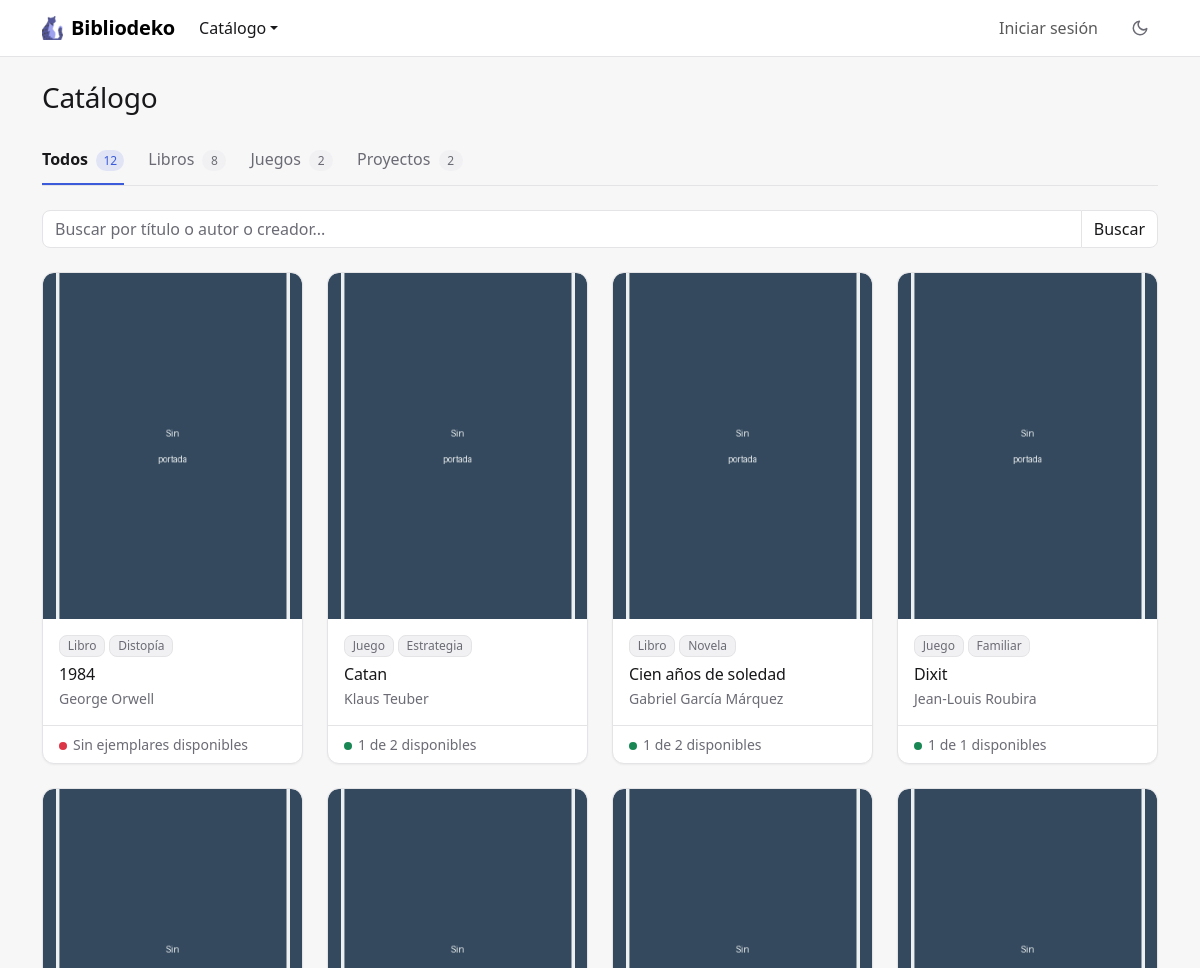
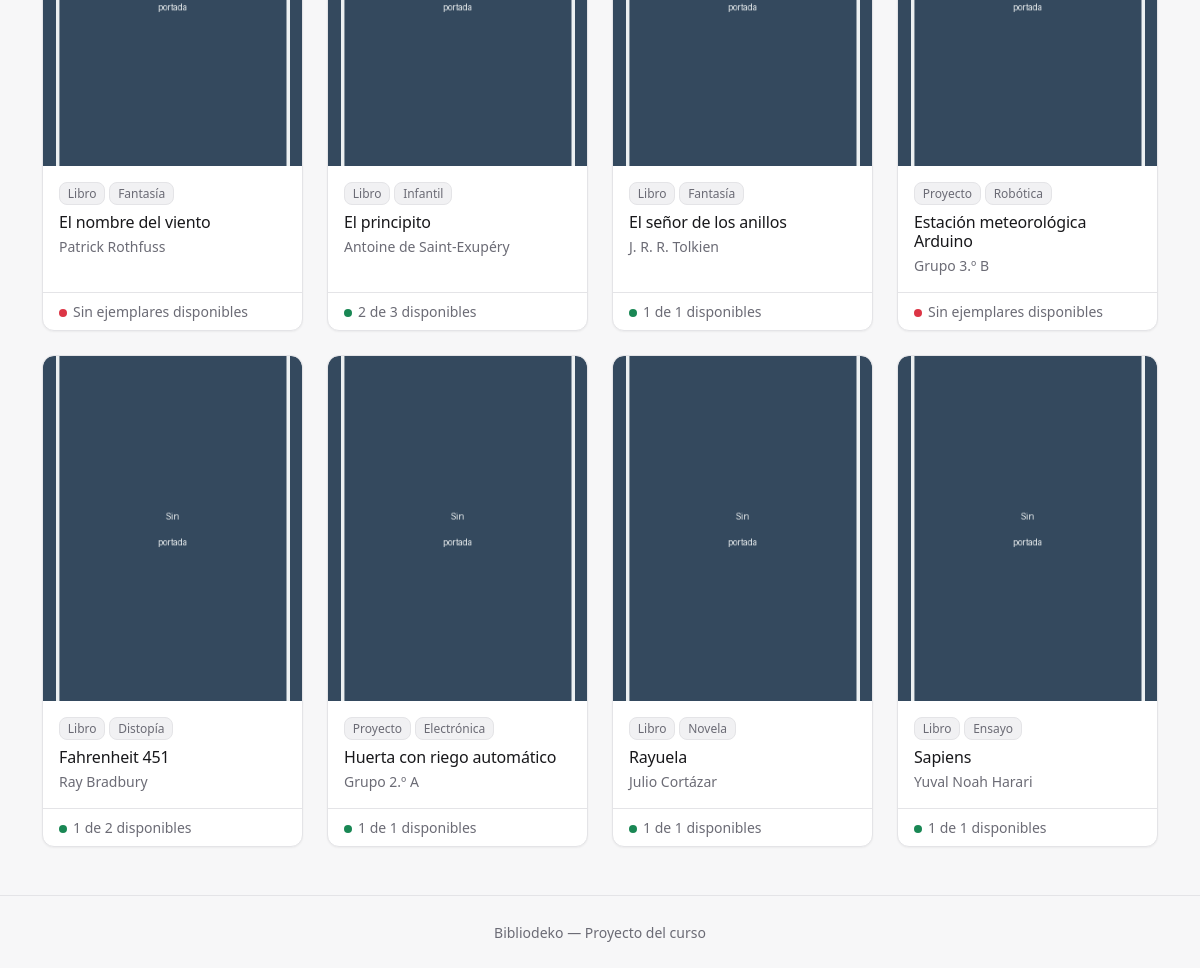
The page / on the database its author committed (2 pictures, top to bottom).
### tables this page shows
CREATE TABLE IF NOT EXISTS items (
    id        INT AUTO_INCREMENT PRIMARY KEY,
    tipo      ENUM('libro', 'juego', 'proyecto') NOT NULL DEFAULT 'libro',
    titulo    VARCHAR(150) NOT NULL,
    autor     VARCHAR(100) NOT NULL,
    categoria VARCHAR(50)  NULL,
    stock     INT UNSIGNED NOT NULL DEFAULT 1,
    imagen    VARCHAR(100) NOT NULL DEFAULT 'default.png'
);

### controllers/ItemController.php (called while the page is built, shortened)
<?php
require_once __DIR__ . '/../models/Item.php';
function listarItems() {
    global $pdo;
    $tipo = $_GET['tipo'] ?? '';
    if (!in_array($tipo, Item::TIPOS)) {
        $tipo = '';
    }
    $filtros = [
        'q'          => trim($_GET['q'] ?? ''),
        'tipo'       => $tipo,
        'pagina'     => $_GET['p'] ?? 1,
        'por_pagina' => 12,
    ];
    $resultado = Item::listar($pdo, $filtros);
    $items = $resultado['filas'];
    $conteo = Item::contarPorTipo($pdo, $filtros['q']);
    require __DIR__ . '/../views/items/listar.php';
}

### models/Item.php (called while the page is built, shortened)
<?php
class Item {
    private $tipo;
    private $titulo;
    private $autor;
    private $categoria;
    private $stock;
    private $imagen;
    private $prestados;
    public function __construct($id, $tipo, $titulo, $autor, $categoria, $stock, $imagen, $prestados) {
        $this->tipo = $tipo;
        $this->titulo = $titulo;
        $this->autor = $autor;
        $this->categoria = $categoria;
        $this->stock = $stock;
        $this->imagen = $imagen;
        $this->prestados = $prestados;
    }
    public function getTipo() { return $this->tipo; }
    public function getTitulo() { return $this->titulo; }
    public function getAutor() { return $this->autor; }
    public function getCategoria() { return $this->categoria; }
    public function getStock() { return $this->stock; }
    public function getImagen() { return $this->imagen; }
    public function getDisponibles() { return $this->stock - $this->prestados; }
    public static function etiquetaAutor($tipo) {
        return $tipo === '' ? 'Autor o creador' : 'Creador';
    }
    public static function listar($pdo, $filtros = []) {
        $filtros = array_merge(['q' => '', 'tipo' => '', 'pagina' => 1, 'por_pagina' => 0], $filtros);
        $parametros = [];
        $desdeDonde = ' FROM items i';
        $stmt = $pdo->prepare('SELECT COUNT(*)' . $desdeDonde);
        $stmt->execute($parametros);
        $total = (int) $stmt->fetchColumn();
        $sql = "
            SELECT i.*,
                   (SELECT COUNT(*) FROM prestamos p WHERE p.item_id = i.id AND p.estado = 'activo') AS prestados
        " . $desdeDonde . ' ORDER BY i.titulo';
        $pagina = 1;
        $paginas = 1;
        if ($filtros['por_pagina'] > 0) {
            $paginacion = calcularPaginacion($total, $filtros['pagina'], $filtros['por_pagina']);
            $pagina = $paginacion['pagina'];
            $paginas = $paginacion['paginas'];
            $sql .= ' LIMIT ' . (int) $filtros['por_pagina'] . ' OFFSET ' . $paginacion['desde'];
        }
        $stmt = $pdo->prepare($sql);
        $stmt->execute($parametros);
        $filas = $stmt->fetchAll();
        $items = [];
        foreach ($filas as $f) {
            $items[] = new Item($f['id'], $f['tipo'], $f['titulo'], $f['autor'], $f['categoria'], $f['stock'], $f['imagen'], $f['prestados']);
        }
        return ['filas' => $items, 'total' => $total, 'pagina' => $pagina, 'paginas' => $paginas];
    }
    public static function contarPorTipo($pdo, $q = '') {
        $conteo = array_fill_keys(self::TIPOS, 0);
        $sql = 'SELECT tipo, COUNT(*) AS cantidad FROM items';
        $parametros = [];
        $stmt = $pdo->prepare($sql . ' GROUP BY tipo');
        $stmt->execute($parametros);
        foreach ($stmt->fetchAll() as $f) {
            $conteo[$f['tipo']] = (int) $f['cantidad'];
        }
        return $conteo;
    }
}

### helpers.php (called while the page is built, shortened)
<?php
function esAdmin() {
    return isset($_SESSION['usuario']) && $_SESSION['usuario']['rol'] === 'admin';
}
function calcularPaginacion($total, $pagina, $porPagina) {
    $paginas = max(1, (int) ceil($total / $porPagina));
    $pagina = min(max(1, (int) $pagina), $paginas);
    return ['pagina' => $pagina, 'paginas' => $paginas, 'desde' => ($pagina - 1) * $porPagina];
}

### views/items/listar.php (the view, shortened to what this page needs)
<?php require __DIR__ . '/../header.php'; ?>
<div class="encabezado">
  <h1 class="h3">Catálogo</h1>
</div>
<?php
$pestanas = ['' => 'Todos'] + Item::PLURALES;
$conteo[''] = array_sum($conteo);
?>
<ul class="nav nav-underline pestanas mb-4">
  <?php foreach ($pestanas as $clave => $nombre): ?>
    <?php $url = 'index.php?' . http_build_query(array_filter(['accion' => 'listarItems', 'tipo' => $clave, 'q' => $filtros['q']])); ?>
    <li class="nav-item">
      <a class="nav-link <?= $clave === $tipo ? 'active' : '' ?>" href="<?= htmlspecialchars($url) ?>"
        <?= $clave === $tipo ? 'aria-current="page"' : '' ?>>
        <?= htmlspecialchars($nombre) ?>
        <span class="contador"><?= htmlspecialchars($conteo[$clave]) ?></span>
      </a>
    </li>
  <?php endforeach; ?>
</ul>
<form method="GET" action="index.php" class="d-flex align-items-center gap-2 mb-4">
  <div class="input-group">
    <input type="search" name="q" class="form-control" aria-label="Buscar"
      placeholder="Buscar por título o <?= htmlspecialchars(mb_strtolower(Item::etiquetaAutor($tipo))) ?>..."
      value="<?= htmlspecialchars($filtros['q']) ?>">
    <button class="btn btn-outline-secondary" type="submit">Buscar</button>
  </div>
</form>
<?php if (empty($items)): ?>
  <div class="card estado-vacio">
    <p class="titulo">No se encontraron ítems.</p>
    <p class="small mb-0">
      <?php if ($filtros['q'] !== ''): ?>
        Probá con otra búsqueda o en otra pestaña.
      <?php else: ?>
        Todavía no hay <?= htmlspecialchars(mb_strtolower($pestanas[$tipo])) ?> en el catálogo.
      <?php endif; ?>
    </p>
  </div>
<?php else: ?>
  <div class="row row-cols-2 row-cols-md-3 row-cols-lg-4 g-3 g-md-4">
    <?php foreach ($items as $item): ?>
      <div class="col">
        <div class="card h-100 tarjeta-item">
          <img src="uploads/<?= htmlspecialchars($item->getImagen()) ?>" alt="" class="card-img-top portada-tarjeta">
          <div class="card-body">
            <div class="d-flex flex-wrap gap-1 mb-2">
              <span class="badge etiqueta"><?= htmlspecialchars(ucfirst($item->getTipo())) ?></span>
              <?php if ($item->getCategoria()): ?>
                <span class="badge etiqueta"><?= htmlspecialchars($item->getCategoria()) ?></span>
              <?php endif; ?>
            </div>
            <h2 class="h6 card-title mb-1"><?= htmlspecialchars($item->getTitulo()) ?></h2>
            <p class="card-text text-body-secondary small mb-0"><?= htmlspecialchars($item->getAutor()) ?></p>
          </div>
          <div class="card-footer small text-body-secondary">
            <?php if ($item->getDisponibles() > 0): ?>
              <span class="punto bg-success"></span><?= htmlspecialchars($item->getDisponibles()) ?> de <?= htmlspecialchars($item->getStock()) ?> disponibles
            <?php else: ?>
              <span class="punto bg-danger"></span>Sin ejemplares disponibles
            <?php endif; ?>
          </div>
        </div>
      </div>
    <?php endforeach; ?>
  </div>
<?php endif; ?>
<?php require __DIR__ . '/../footer.php'; ?>

### assets/css/estilo.css (style rules this page uses)
:root, [data-bs-theme="light"] { --acento-rgb: 59, 91, 219; --acento-hover-rgb: 47, 74, 192; --color-sobre-acento: #ffffff; --color-fondo: #f7f7f8; --color-superficie: #ffffff; --color-superficie-2: #f1f1f3; --color-texto: #18181b; --color-texto-suave: #6b6b75; --color-borde: #e4e4e7; --sombra: 0 1px 2px rgba(24, 24, 27, .05); --sombra-elevada: 0 8px 24px rgba(24, 24, 27, .08); }
:root { --fuente-base: system-ui, -apple-system, "Segoe UI", Roboto, "Helvetica Neue", Arial, sans-serif; --radio: .5rem; --radio-grande: .75rem; --alto-campo: 38px; --proporcion-portada: 3 / 4; }
:root, [data-bs-theme="light"], [data-bs-theme="dark"] { --color-acento: rgb(var(--acento-rgb)); --color-acento-hover: rgb(var(--acento-hover-rgb)); --color-acento-suave: rgba(var(--acento-rgb), .12); --bs-body-font-family: var(--fuente-base); --bs-body-bg: var(--color-superficie); --bs-body-color: var(--color-texto); --bs-emphasis-color: var(--color-texto); --bs-secondary-color: var(--color-texto-suave); --bs-secondary-bg: var(--color-superficie-2); --bs-tertiary-bg: var(--color-superficie-2); --bs-border-color: var(--color-borde); --bs-border-radius: var(--radio); --bs-border-radius-lg: var(--radio-grande); --bs-primary-rgb: var(--acento-rgb); --bs-link-color-rgb: var(--acento-rgb); --bs-link-hover-color-rgb: var(--acento-hover-rgb); --bs-focus-ring-color: rgba(var(--acento-rgb), .25); }
body { background-color: var(--color-fondo); -webkit-font-smoothing: antialiased; }
h1, h2, h3, h4, h5, h6 { font-weight: 600; letter-spacing: -.01em; }
a { text-decoration: none; }
.encabezado { display: flex; flex-wrap: wrap; justify-content: space-between; align-items: center; gap: .75rem; margin-bottom: 1.5rem; }
.encabezado h1 { margin-bottom: 0; }
.btn { font-weight: 500; }
.btn-outline-secondary { --bs-btn-color: var(--color-texto); --bs-btn-border-color: var(--color-borde); --bs-btn-hover-color: var(--color-texto); --bs-btn-hover-bg: var(--color-superficie-2); --bs-btn-hover-border-color: var(--color-borde); --bs-btn-active-color: var(--color-texto); --bs-btn-active-bg: var(--color-superficie-2); --bs-btn-active-border-color: var(--color-borde); background-color: var(--color-superficie); }
.card { --bs-card-bg: var(--color-superficie); --bs-card-border-color: var(--color-borde); --bs-card-border-radius: var(--radio-grande); --bs-card-inner-border-radius: calc(var(--radio-grande) - 1px); --bs-card-cap-bg: transparent; box-shadow: var(--sombra); }
.pestanas { --bs-nav-link-color: var(--color-texto-suave); --bs-nav-link-hover-color: var(--color-texto); --bs-nav-underline-link-active-color: var(--color-texto); --bs-nav-underline-gap: 1rem; border-bottom: 1px solid var(--color-borde); flex-wrap: nowrap; overflow-x: auto; scrollbar-width: none; white-space: nowrap; }
@media (min-width: 576px) { .pestanas { --bs-nav-underline-gap: 1.5rem; } }
.pestanas .nav-link { padding-bottom: .75rem; }
.pestanas .nav-link.active { border-bottom-color: var(--color-acento); }
.contador { display: inline-block; min-width: 1.5rem; margin-left: .25rem; padding: .1rem .45rem; border-radius: 999px; background-color: var(--color-superficie-2); color: var(--color-texto-suave); font-size: .75rem; font-weight: 500; text-align: center; }
.nav-link.active .contador { background-color: var(--color-acento-suave); color: var(--color-acento); }
.tarjeta-item { overflow: hidden; transition: box-shadow .15s, transform .15s; }
.portada-tarjeta { aspect-ratio: var(--proporcion-portada); object-fit: cover; background-color: var(--color-superficie-2); }
.badge { font-weight: 500; }
.etiqueta { background-color: var(--color-superficie-2); color: var(--color-texto-suave); border: 1px solid var(--color-borde); }
.punto { display: inline-block; width: .5rem; height: .5rem; margin-right: .375rem; border-radius: 50%; vertical-align: middle; }

### rows shown on the page
items: imagen (placeholder picture), tipo "Libro", categoria "Distopía", titulo "1984", autor "George Orwell", stock "Sin ejemplares disponibles"
items: imagen (placeholder picture), tipo "Juego", categoria "Estrategia", titulo "Catan", autor "Klaus Teuber", Disponibles "1", stock "2"
items: imagen (placeholder picture), tipo "Libro", categoria "Novela", titulo "Cien años de soledad", autor "Gabriel García Márquez", Disponibles "1", stock "2"
items: imagen (placeholder picture), tipo "Juego", categoria "Familiar", titulo "Dixit", autor "Jean-Louis Roubira", stock "1"
items: imagen (placeholder picture), tipo "Libro", categoria "Fantasía", titulo "El nombre del viento", autor "Patrick Rothfuss", stock "Sin ejemplares disponibles"
items: imagen (placeholder picture), tipo "Libro", categoria "Infantil", titulo "El principito", autor "Antoine de Saint-Exupéry", Disponibles "2", stock "3"
items: imagen (placeholder picture), tipo "Libro", categoria "Fantasía", titulo "El señor de los anillos", autor "J. R. R. Tolkien", stock "1"
items: imagen (placeholder picture), tipo "Proyecto", categoria "Robótica", titulo "Estación meteorológica Arduino", autor "Grupo 3.º B", stock "Sin ejemplares disponibles"
items: imagen (placeholder picture), tipo "Libro", categoria "Distopía", titulo "Fahrenheit 451", autor "Ray Bradbury", Disponibles "1", stock "2"
items: imagen (placeholder picture), tipo "Proyecto", categoria "Electrónica", titulo "Huerta con riego automático", autor "Grupo 2.º A", stock "1"
items: imagen (placeholder picture), tipo "Libro", categoria "Novela", titulo "Rayuela", autor "Julio Cortázar", stock "1"
items: imagen (placeholder picture), tipo "Libro", categoria "Ensayo", titulo "Sapiens", autor "Yuval Noah Harari", stock "1"

### other values the page prints
$nombre "Todos"
$conteo[$clave] "12"
$nombre "Libros"
$conteo[$clave] "8"
$nombre "Juegos"
$conteo[$clave] "2"
$nombre "Proyectos"
